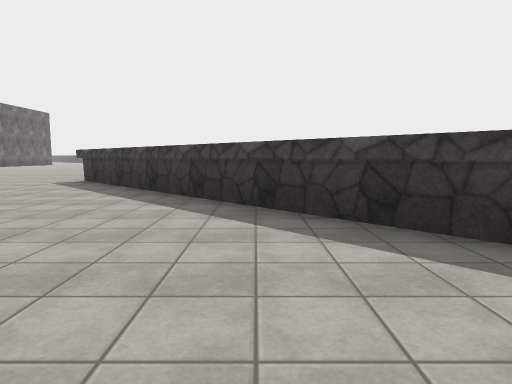
[1] (above)

20 first-person views from a walk through a 3-D level made in the Unity game engine. The camera is 1.3 m above the floor, tilts 6° down and sees 75° across. The floor is counted in squares, 2 m on a side. Each view is taken from the middle of a square. On the plan, view 1 faces up. The plan holds only what a view shows up to about 10 squares ahead; the rest is blank. The place goes on beyond the plan. Surface patterns are stand-ins for the level's own textures.

[2]
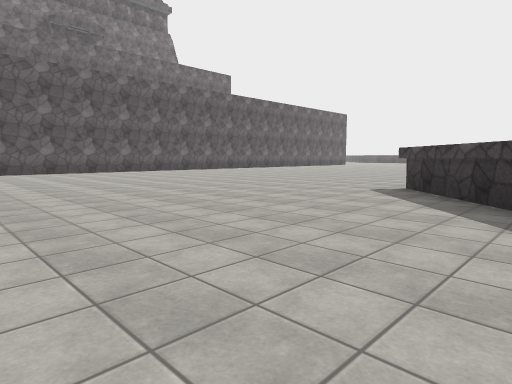

[3]
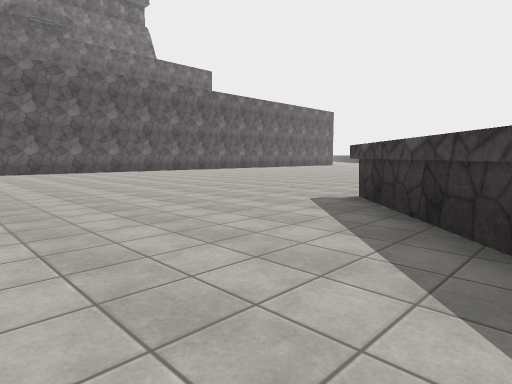

[4]
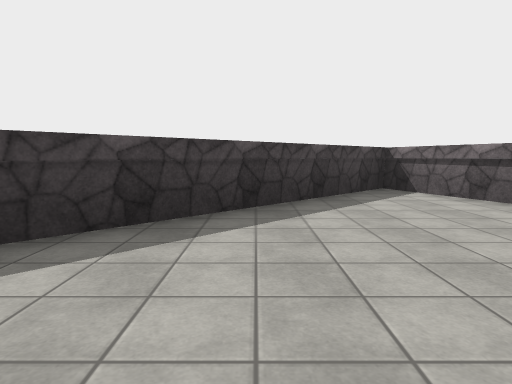

[5]
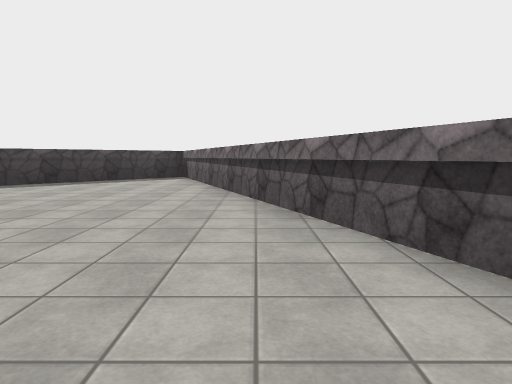

[6]
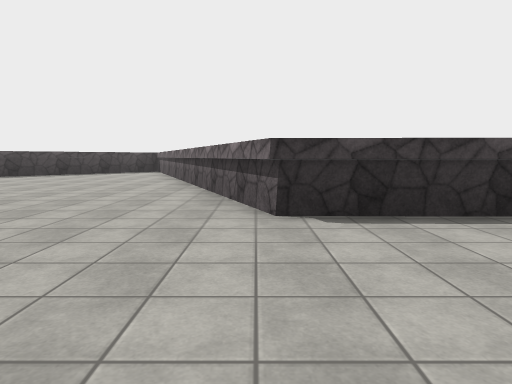

[7]
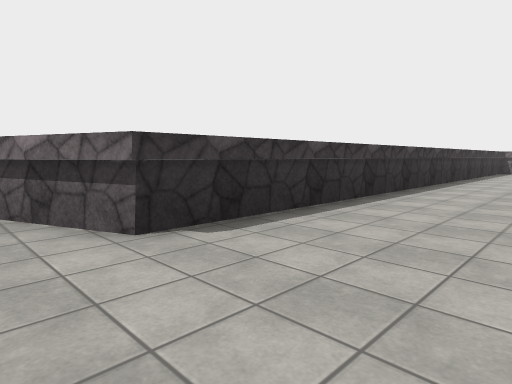

[8]
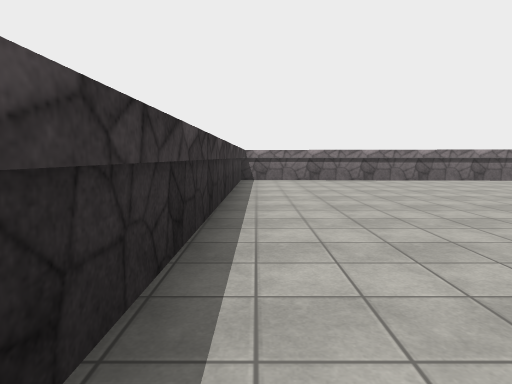

[9]
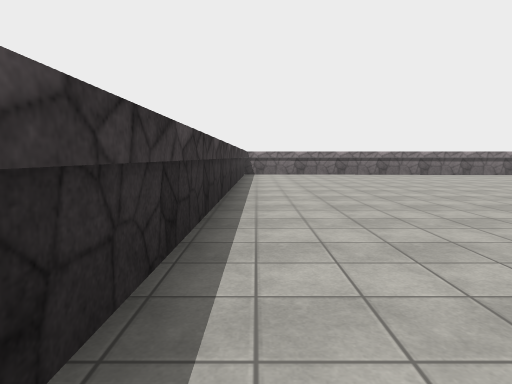

[10]
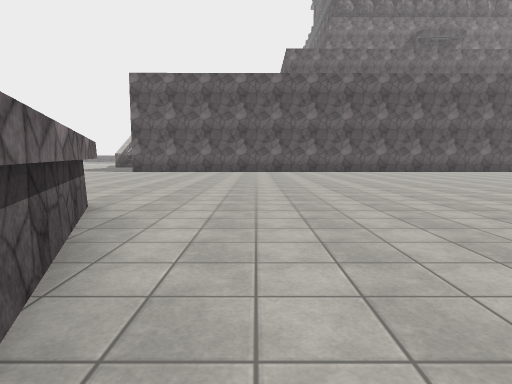

[11]
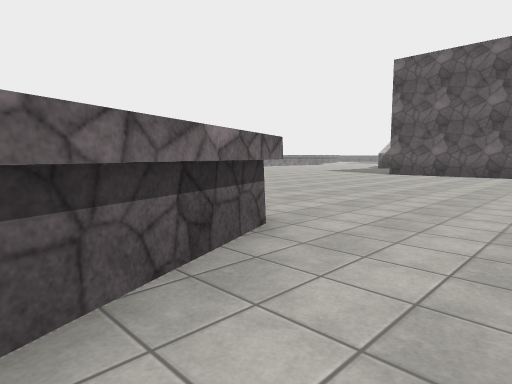

[12]
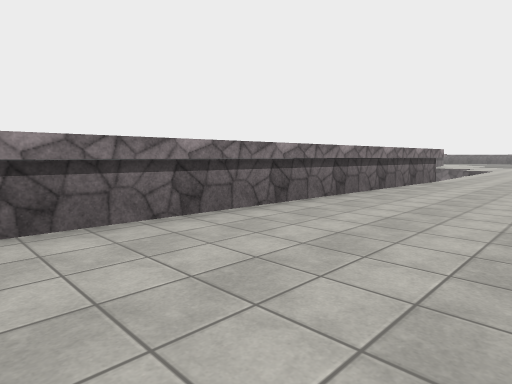

[13]
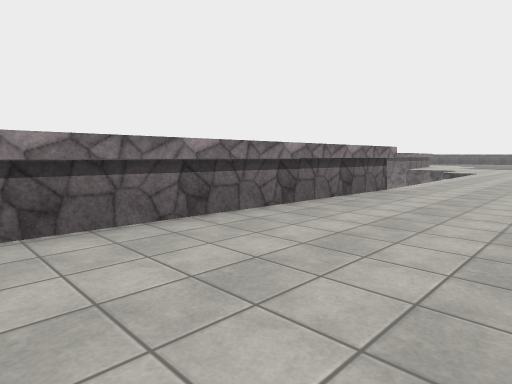

[14]
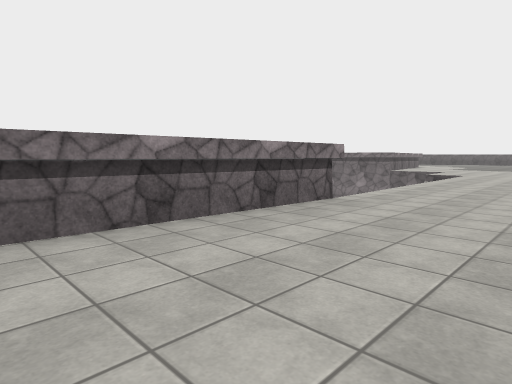

[15]
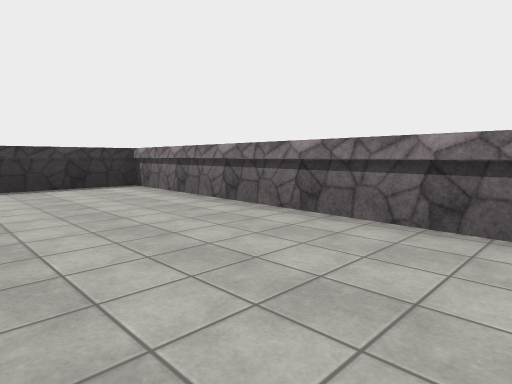

[16]
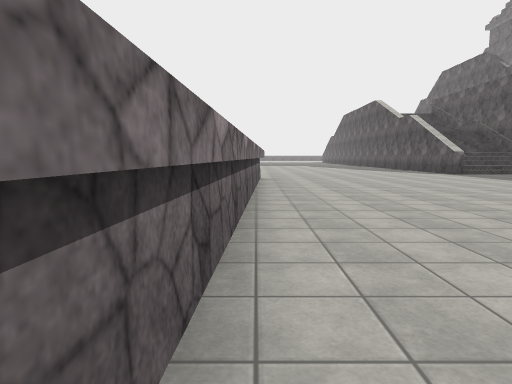

[17]
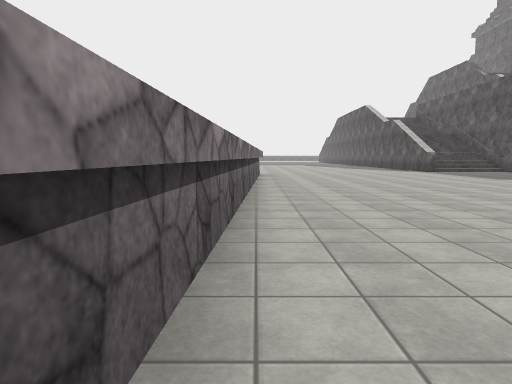

[18]
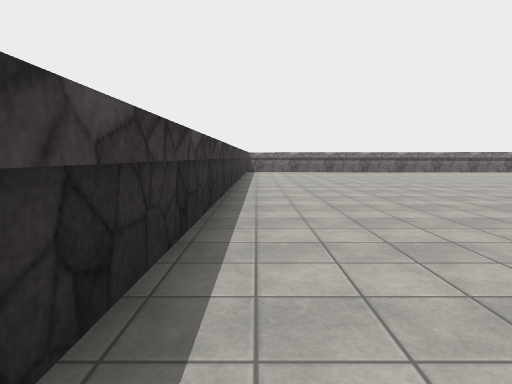

[19]
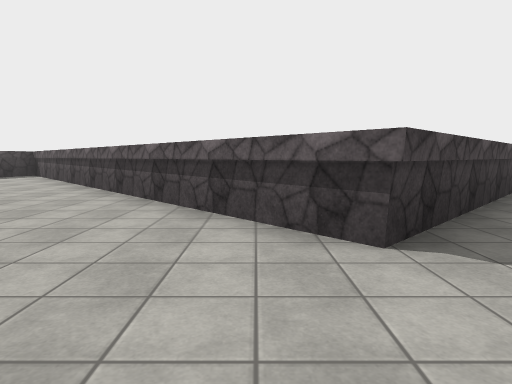

[20]
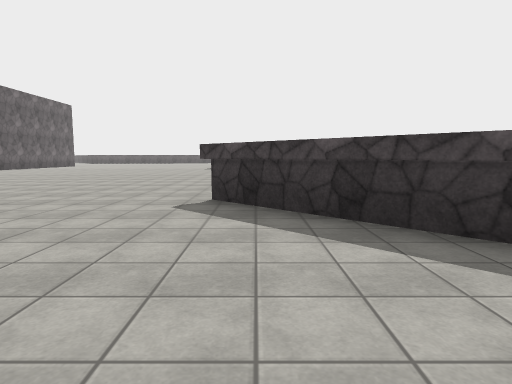

### Floor plan
Points are (right, up) in squares from view 1. A wall is a line through its corners. A room is listed if a view was taken in it or the views show most of it. See-through windows are left out.
Room 1 (views 1, 2, 3, 4, 5, 6, 7, 8, 9, 10, 11, 12, 13, 14, 15, 16, 17, 18, 19, 20)
walls: (-20.8, -18.9) (-6.6, -19.5) (-6.4, -5.2) (4.6, -0.8); (4.6, -0.3) (-4.7, 9.1) (-0.9, 12.5)

Where each view was taken, in squares from view 1:
view 1: 0 up, 0 right, facing up
view 2: 2 up, 2 left, facing up-left
view 3: 4 up, 2 left, facing up-left
view 4: 2 up, 2 left, facing right
view 5: 3 down, 6 left, facing right
view 6: 5 down, 10 left, facing right
view 7: 4 down, 9 left, facing down-right
view 8: 10 down, 7 left, facing down
view 9: 7 down, 7 left, facing down
view 10: 3 down, 2 left, facing left
view 11: 3 down, 4 left, facing down-left
view 12: 16 down, 11 left, facing down-left
view 13: 16 down, 14 left, facing down-left
view 14: 16 down, 16 left, facing down-left
view 15: 16 down, 14 left, facing down-right
view 16: 19 down, 10 left, facing left
view 17: 19 down, 8 left, facing left
view 18: 5 down, 7 left, facing down
view 19: 10 up, 7 left, facing right
view 20: 4 up, 4 left, facing up
